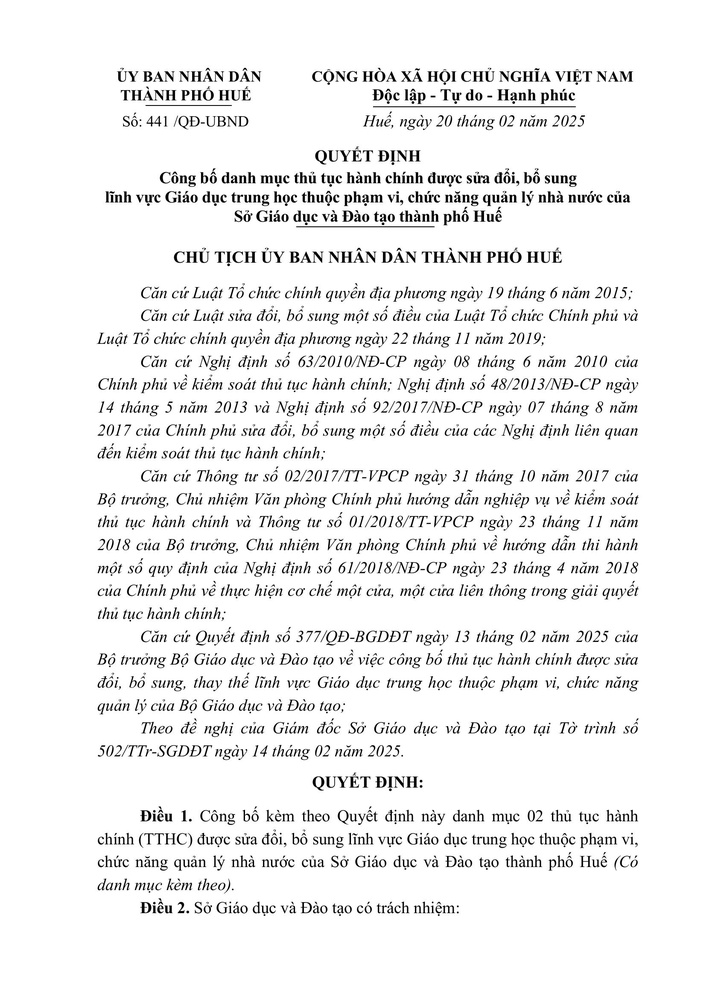
#> input picture data/00.00.H57-441-QD-UBND-2025-PL1_signed.jpg, 706 x 999 px, shrunk from 1654 x 2339 before the run
$ python -i binarization.py   (imports and definitions only)
#> lines starting #> are read from the running program, lines starting #| are printed output that depends on the picture; after the words box and inside, x2 and y2 are one past the last pixel; in counts of white or black regions, pixels touching at a corner belong together
#> further down, picture is the input picture: shape (999, 706, 3); min 0, max 255, mean 239.3
# import build-in dependencies
import time

# import 3rd part dependencies
import cv2
import numpy as np


def binarization(
        img: np.ndarray
):
    """
    Hàm chuyển đổi ảnh từ ảnh màu sang ảnh nhị phân (ảnh gồm 2 pixel: 0 và 1).
    :param
        - img: ảnh màu BGR được đọc mặc định bằng ``cv2.imread``
    :return
        - binary: ảnh nhị phân
    """
    t0 = time.time()

    gray = cv2.cvtColor(img, cv2.COLOR_BGR2GRAY)
    _, thresh = cv2.threshold(gray, 127, 255, cv2.THRESH_BINARY)
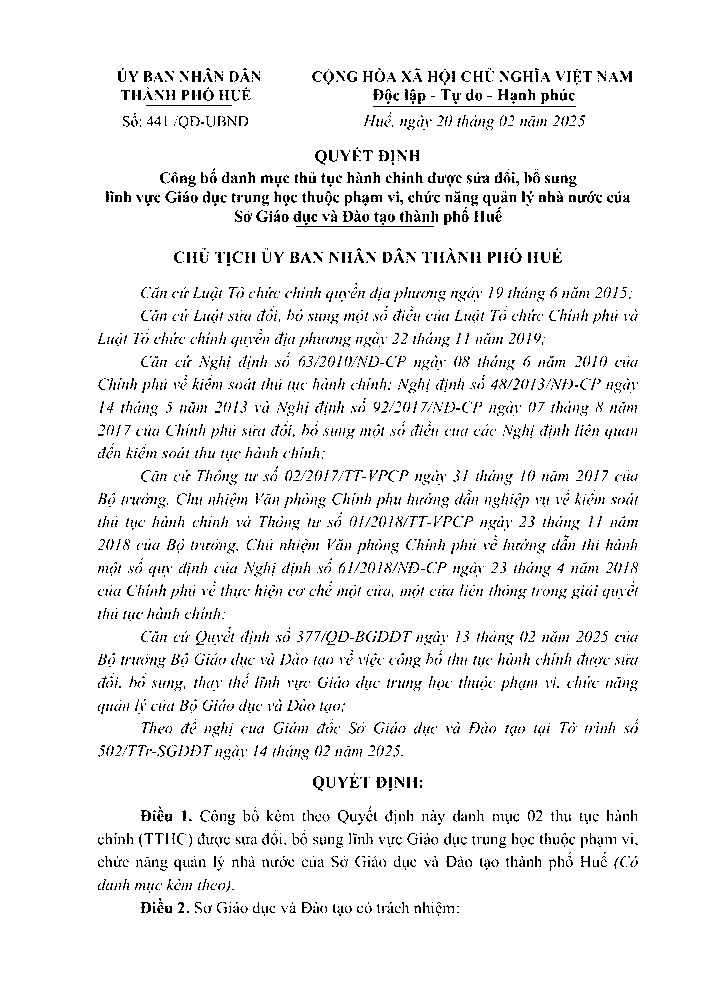
#> thresh: shape (999, 706); 94.5% white; black in thin lines or dots, all inside (x1, y1, x2, y2) = (98, 68, 638, 916)
    binary = cv2.bitwise_not(thresh)

    t1 = time.time()
    return binary, {"binarization": t1 - t0}

>>> import cv2
>>> picture = cv2.imread('../../data/00.00.H57-441-QD-UBND-2025-PL1_signed.jpg')
>>> result = binarization(picture)

$ run again, on data/01_Quyet_dinh_CBTTHC_-GD_20250218091002753750_vnpt_ca_vnpt_ca_vnpt_ca_signed_20250219074420.jpg
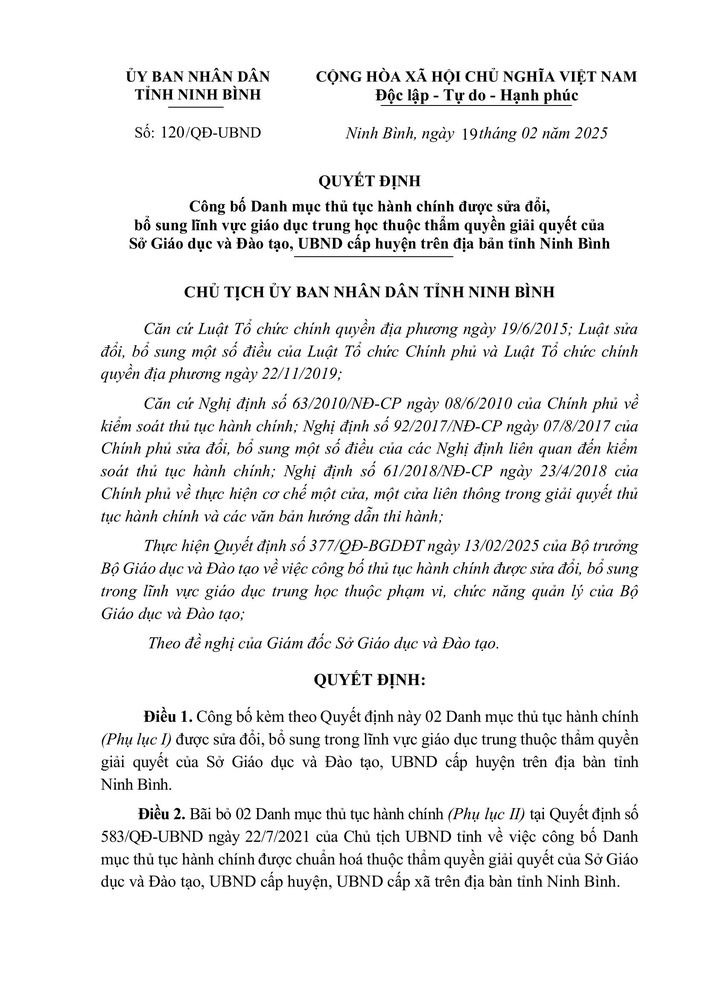
#> input picture data/01_Quyet_dinh_CBTTHC_-GD_20250218091002753750_vnpt_ca_vnpt_ca_vnpt_ca_signed_20250219074420.jpg, 706 x 999 px, shrunk from 1654 x 2339 before the run
#> picture is the input picture: shape (999, 706, 3); min 0, max 255, mean 240.4
#> in binarization, `_, thresh = cv2.threshold(gray, 127, 255, cv2.THRESH_BINARY)`:
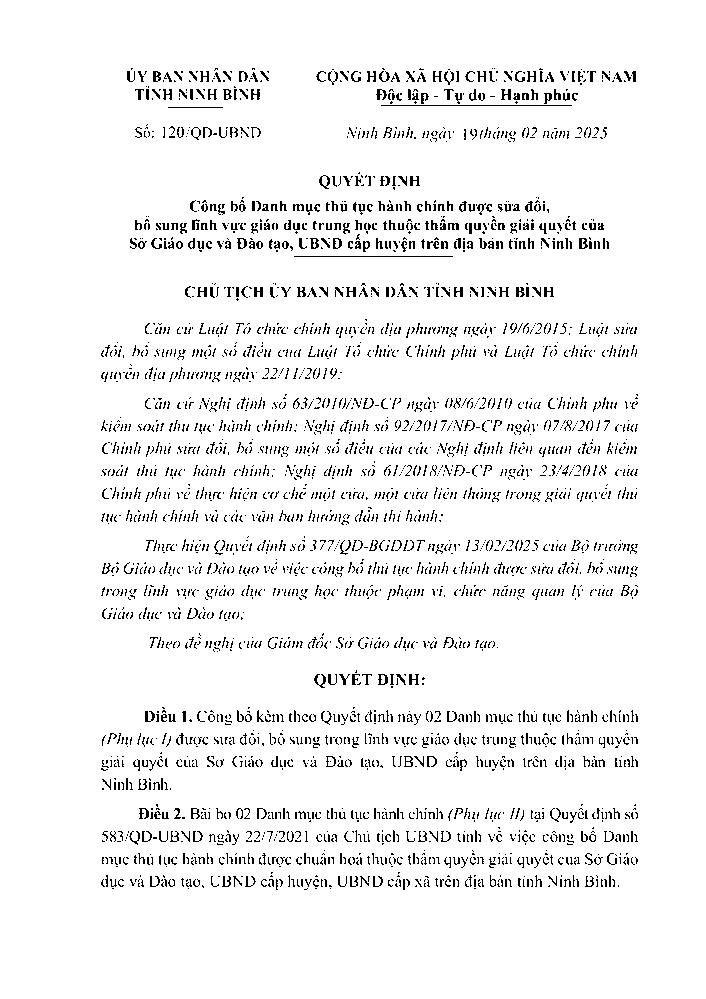
#> thresh: shape (999, 706); 94.8% white; black in thin lines or dots, all inside (x1, y1, x2, y2) = (101, 68, 638, 890)

$ run again, on data/01_Quyet_dinh_CB_TTHC_-YT_20250214082411607600_vnpt_ca_signed_20250217103745.jpg
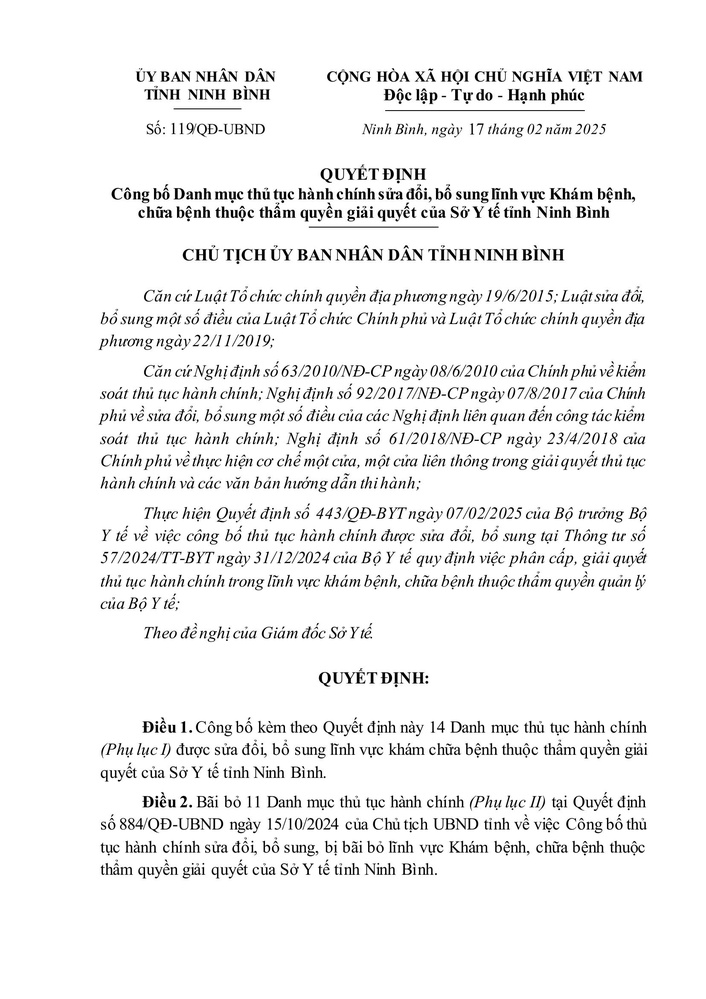
#> input picture data/01_Quyet_dinh_CB_TTHC_-YT_20250214082411607600_vnpt_ca_signed_20250217103745.jpg, 706 x 999 px, shrunk from 1655 x 2340 before the run
#> picture is the input picture: shape (999, 706, 3); min 0, max 255, mean 240.5
#> in binarization, `_, thresh = cv2.threshold(gray, 127, 255, cv2.THRESH_BINARY)`:
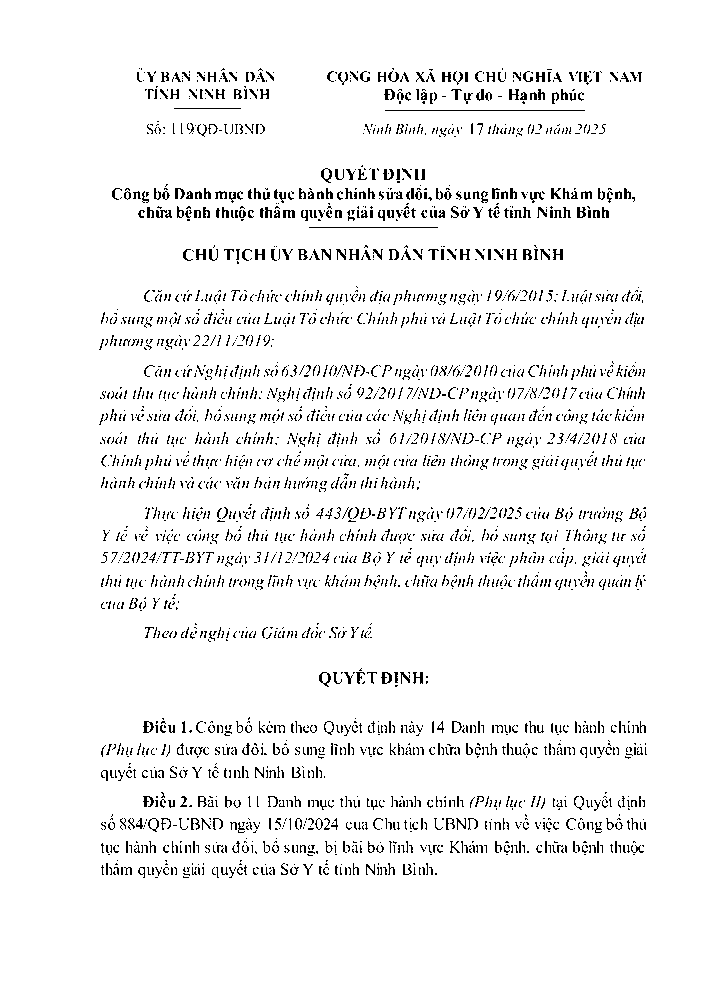
#> thresh: shape (999, 706); 94.9% white; black in thin lines or dots, all inside (x1, y1, x2, y2) = (99, 68, 647, 878)

$ run again, on data/021_Phu_luc_I_20250218091006706700_vnpt_ca_signed_20250219074445.jpg
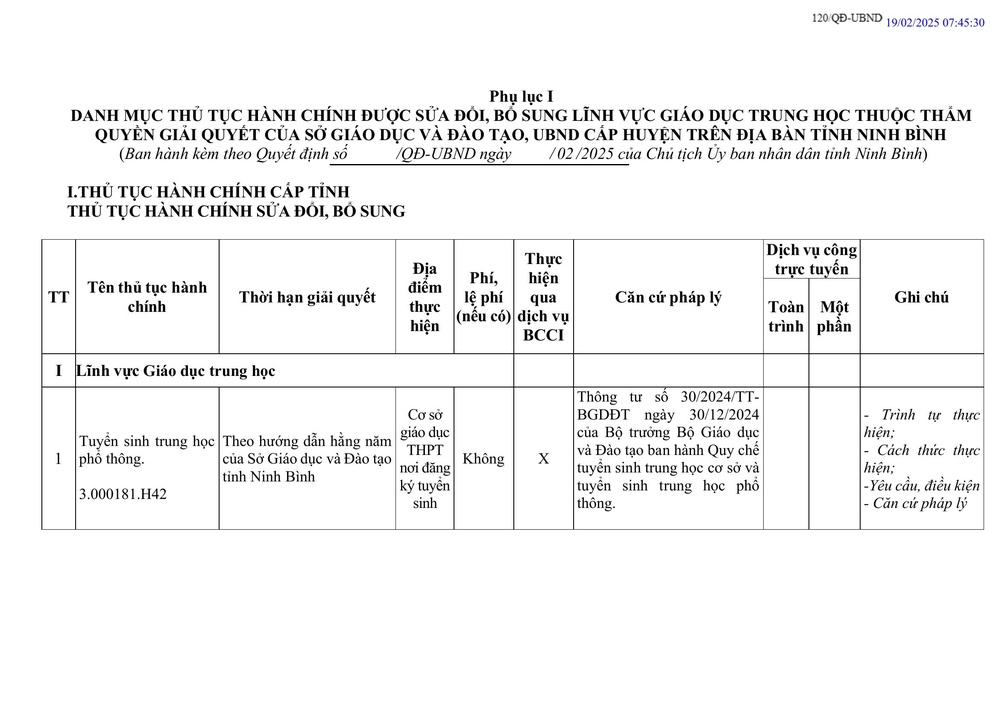
#> input picture data/021_Phu_luc_I_20250218091006706700_vnpt_ca_signed_20250219074445.jpg, 999 x 707 px, shrunk from 2339 x 1655 before the run
#> picture is the input picture: shape (707, 999, 3); mean B, G, R 243.7, 243.7, 243.7
#> in binarization, `_, thresh = cv2.threshold(gray, 127, 255, cv2.THRESH_BINARY)`:
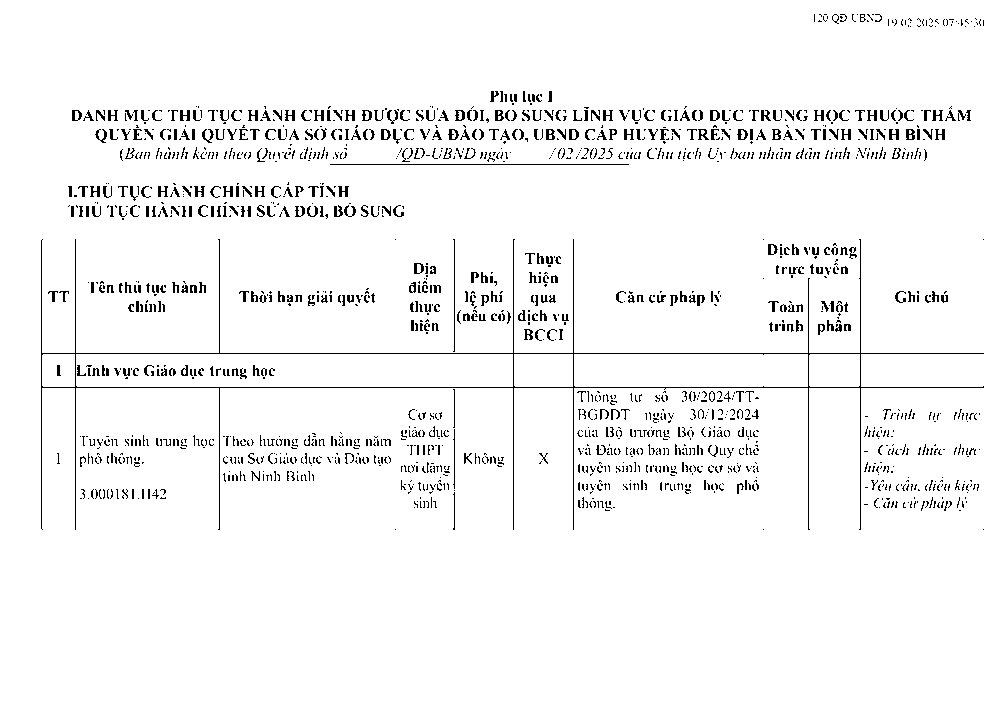
#> thresh: shape (707, 999); 96.1% white; black in thin lines or dots, all inside (x1, y1, x2, y2) = (41, 14, 984, 530)
